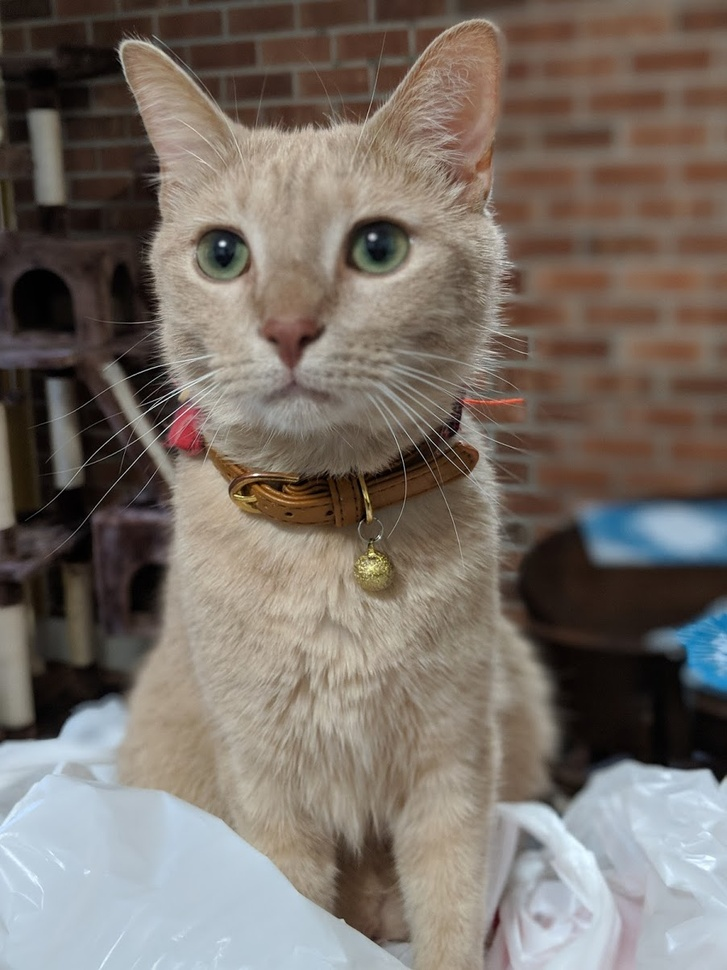
#> input picture cat.jpg, 727 x 970 px, shrunk from 902 x 1203 before the run
$ python popup.py cat.jpg out.png
#> lines starting #> are read from the running program, lines starting #| are printed output that depends on the picture; after the words box and inside, x2 and y2 are one past the last pixel; in counts of white or black regions, pixels touching at a corner belong together
import PIL
from PIL import Image
import sys
import numpy as np
from scipy.ndimage import filters
from tkinter import *
from skimage import io, color
import cv2
import random
from colormath.color_objects import LabColor
from colormath.color_diff import delta_e_cie2000

def main(filename,outputname):
    # get the name of the image and save the width and height as x and y
#> called with filename = 'cat.jpg', outputname = 'out.png'
    im = PIL.Image.open(filename).convert('RGB')
#> im is the input picture: PIL image 727x970 RGB; mean R, G, B 120.1, 111, 103.1
    (x,y) = im.size
#> x = 727; y = 970
    print("Image size:")
    print(x,y)
#| 727 970
    rgb = io.imread(filename)
    # get the lab color space for comparing similar colors later on
    lab = color.rgb2lab(rgb)
#> lab: shape (970, 727, 3) float64; mean of channels 0, 1, 2 46.5, 2.7, 6.1

    # get gradient magnitudes
    arr = np.array(im.convert('L'))
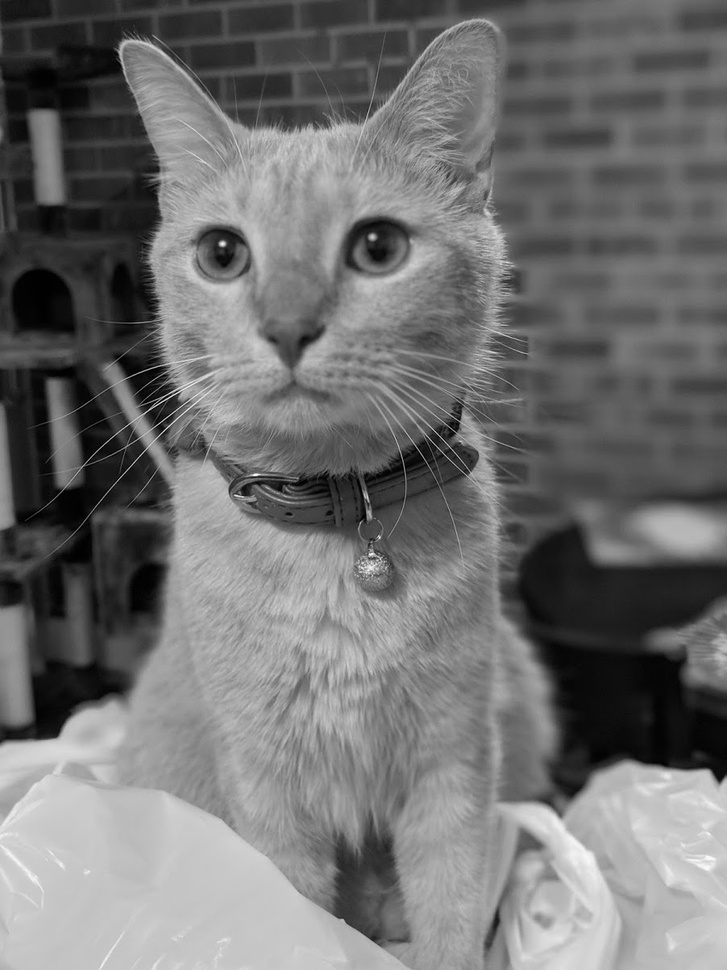
#> arr: shape (970, 727); min 0, max 251, mean 112.8

    # x gradient
    image_x = np.zeros(arr.shape)
    filters.sobel(arr,1,image_x)

    # y gradient
    image_y = np.zeros(arr.shape)
    filters.sobel(arr,0,image_y)

    # gradient magnitudes
    gradient = np.sqrt(image_x**2 + image_y**2)


    # create an array with all 0's to keep track of which pixels have changed color and which pixels have not
    checker = np.zeros((len(gradient[0]),len(gradient)))

    # add gradient lines first - these lines will not be affected by the color change
    gradient_lines(im, gradient, checker)
#> after the loop in gradient_lines, `for i in range(0, len(gradient[0])):`:
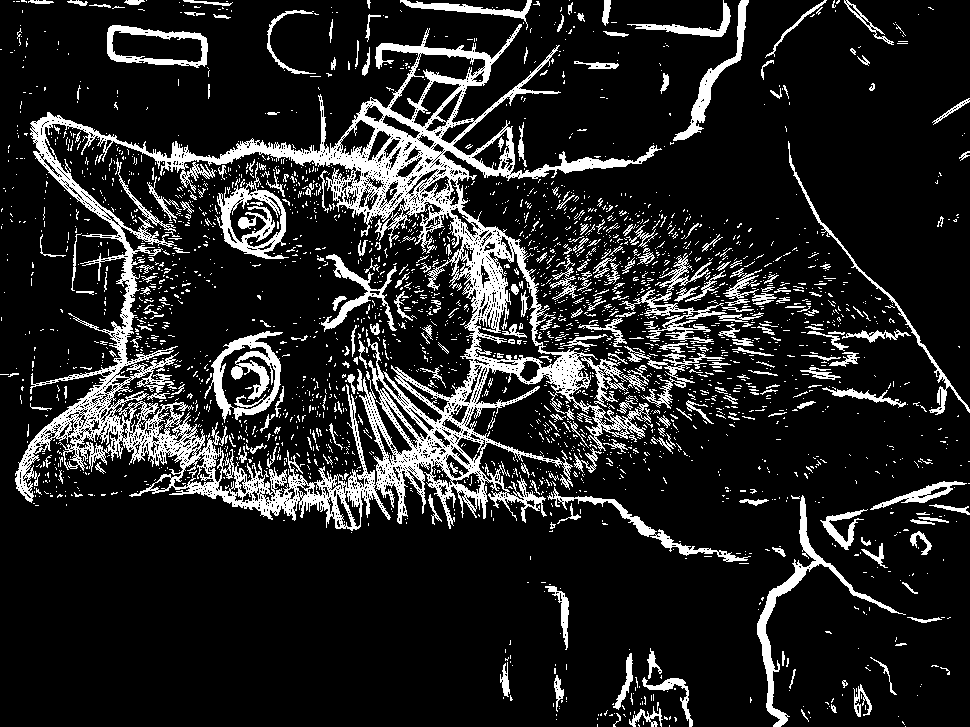
#> checker: shape (727, 970) float64; values 0 (black) and 1 (white), 14.5% white; 2687 white regions (2400 under 20 px), largest, box (x1, y1, x2, y2) and area: (15, 24, 662, 531) 53004, (204, 331, 283, 423) 2634, (757, 495, 906, 727) 2580
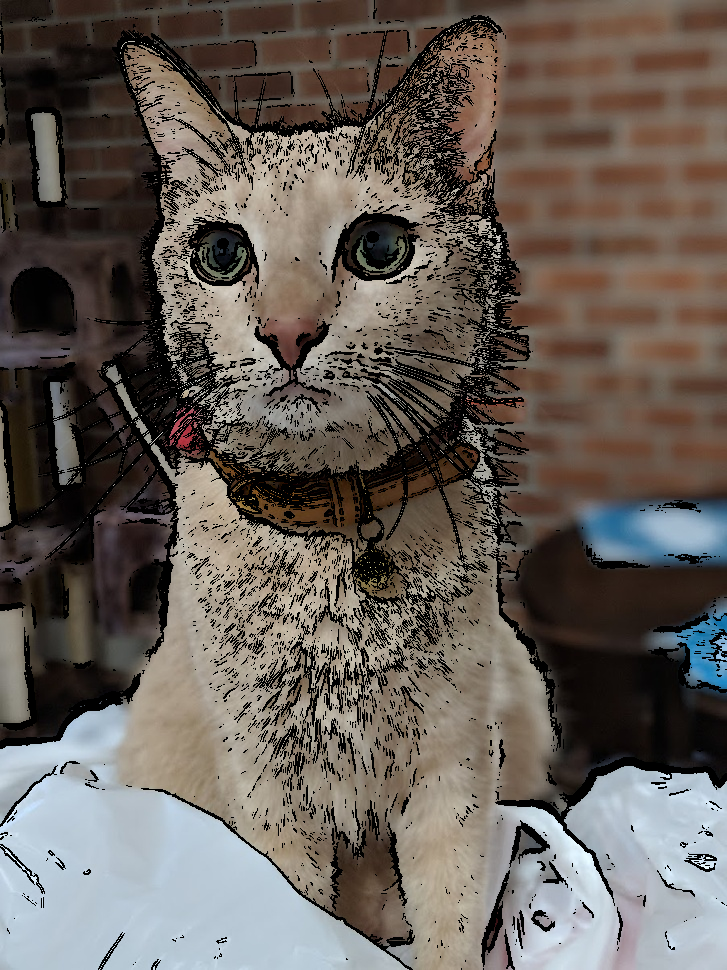
#> im: PIL image 727x970 RGB; mean R, G, B 102.2, 94.6, 88.2

    # loop through each pixel to see if the color has already been changed
    # if the color has not been changed, then call the method to change all
    # other pixels with similar colors
    for i in range(0, len(checker)): #width
        for j in range(0,len(checker[0])): #height
            if checker[i,j] == 0:
                change_color(i,j, lab, im, gradient, checker)
#> this loop made 1 pass

    im.show()
    im.save(outputname)
    print("DONE")

def change_color(x, y, lab, image, gradient, checker):
    print('dif color chosen')
    (l,a,b) = lab[y,x] #height,width
    original = LabColor(lab_l=l, lab_a = a, lab_b = b)
    pix = image.load()

    r = random.randint(0,255)
    g = random.randint(0,255)
    b = random.randint(0,255)

    for i in range(x, len(gradient[0])): #width
        for j in range(0,len(gradient)): #height
            l2,a2,b2 = lab[j,i]
            current = LabColor(lab_l=l2, lab_a = a2, lab_b = b2)

            if checker[i,j] == 0:
                # calculate the color difference
                delta_e = delta_e_cie2000(original, current,Kl=1,Kc=1,Kh=1)
                if delta_e < 20:
                    pix[i,j] = (r,g,b)
                    checker[i,j] = 1

def gradient_lines(image, gradient,checker):
    pix = image.load()
    for i in range(0, len(gradient[0])): #width
        for j in range(0,len(gradient)): #height
            if gradient[j,i] > 60:
                pix[i,j] = 0
                checker[i,j] = 1

if __name__ == "__main__":
    filename = sys.argv[1]
    outputname = sys.argv[2]
    main(filename, outputname)
#> (the call stopped at in change_color, `original = LabColor(lab_l=l, lab_a = a, lab_b = b)`: colormath is not available in this run)

$ run again, on flower.jpg
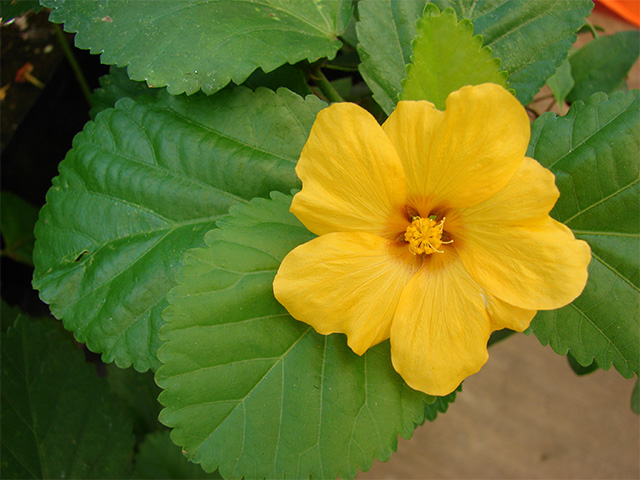
#> input picture flower.jpg, 640 x 480 px
#> in main, im is the input picture: PIL image 640x480 RGB; mean R, G, B 105.3, 116.3, 37.9
#| 640 480
#> lab: shape (480, 640, 3) float64; mean of channels 0, 1, 2 46.5, -14.5, 38.3
#> after the loop in gradient_lines, `for i in range(0, len(gradient[0])):`:
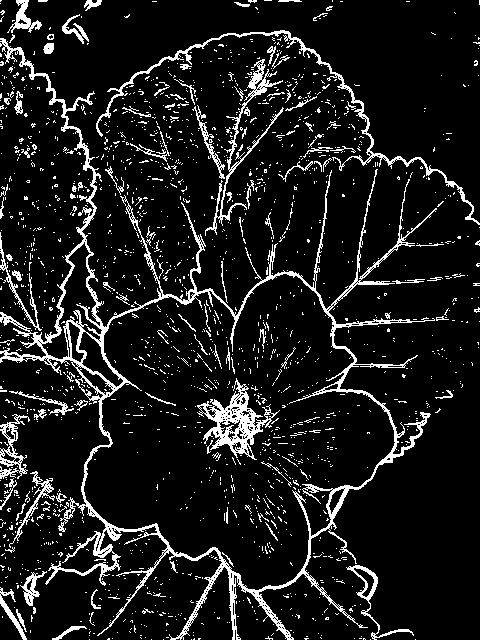
#> checker: shape (640, 480) float64; values 0 (black) and 1 (white), 10.6% white in thin lines or dots
#> in main, `gradient_lines(im, gradient, checker)`:
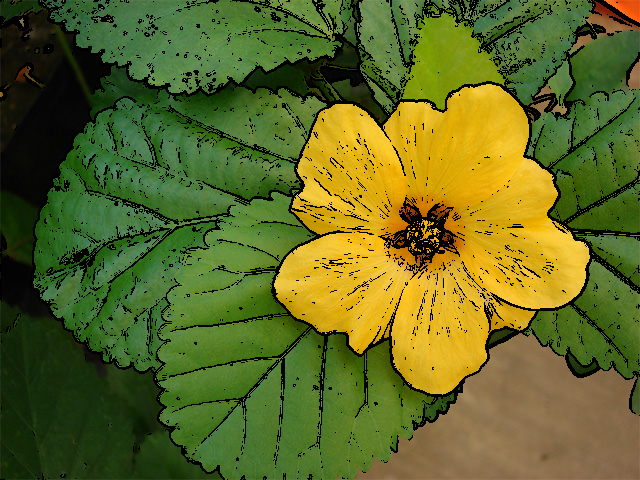
#> im: PIL image 640x480 RGB; mean R, G, B 94.4, 104.1, 34
#> the loop in main, `for i in range(0, len(checker)):` made 1 pass

$ run again, on food.jpg
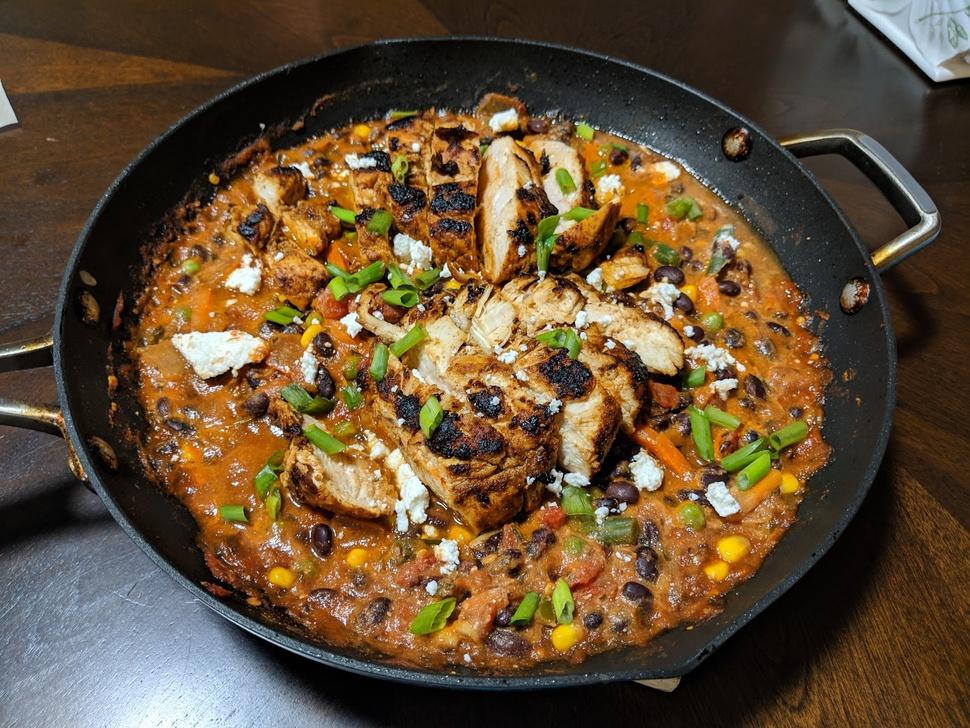
#> input picture food.jpg, 970 x 728 px, shrunk from 1685 x 1264 before the run
#> in main, im is the input picture: PIL image 970x728 RGB; mean R, G, B 100.1, 79.1, 53
#| 970 728
#> lab: shape (728, 970, 3) float64; mean of channels 0, 1, 2 34.4, 6.4, 17.6
#> after the loop in gradient_lines, `for i in range(0, len(gradient[0])):`:
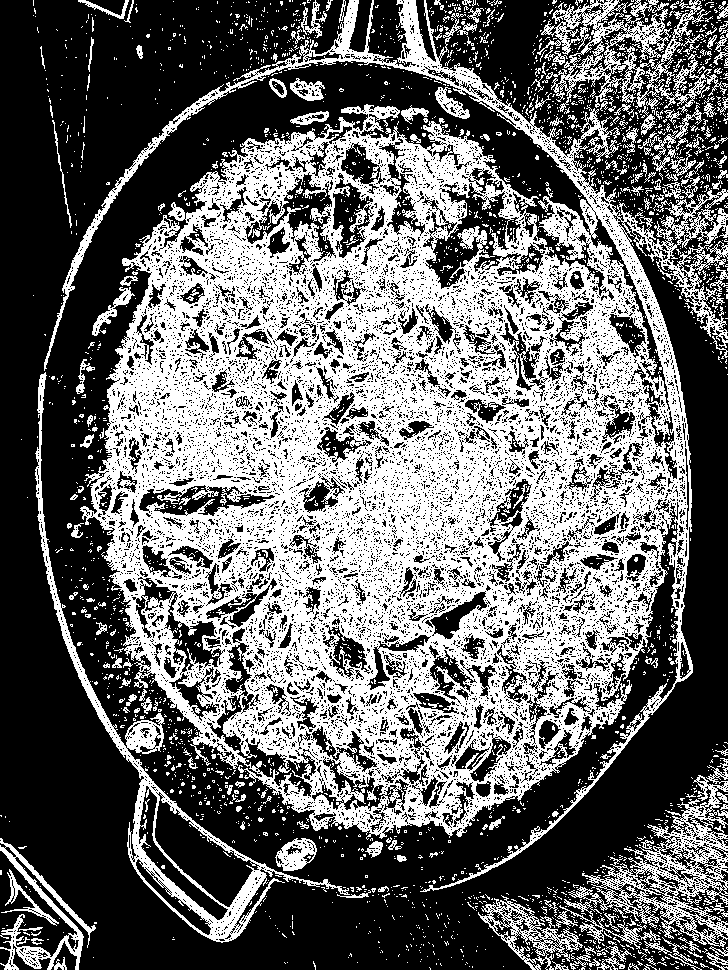
#> checker: shape (970, 728) float64; values 0 (black) and 1 (white), 41.4% white; 2729 white regions (2533 under 20 px), largest, box (x1, y1, x2, y2) and area: (44, 0, 728, 892) 242003, (35, 372, 350, 943) 8422, (555, 758, 728, 949) 8248
#> in main, `gradient_lines(im, gradient, checker)`:
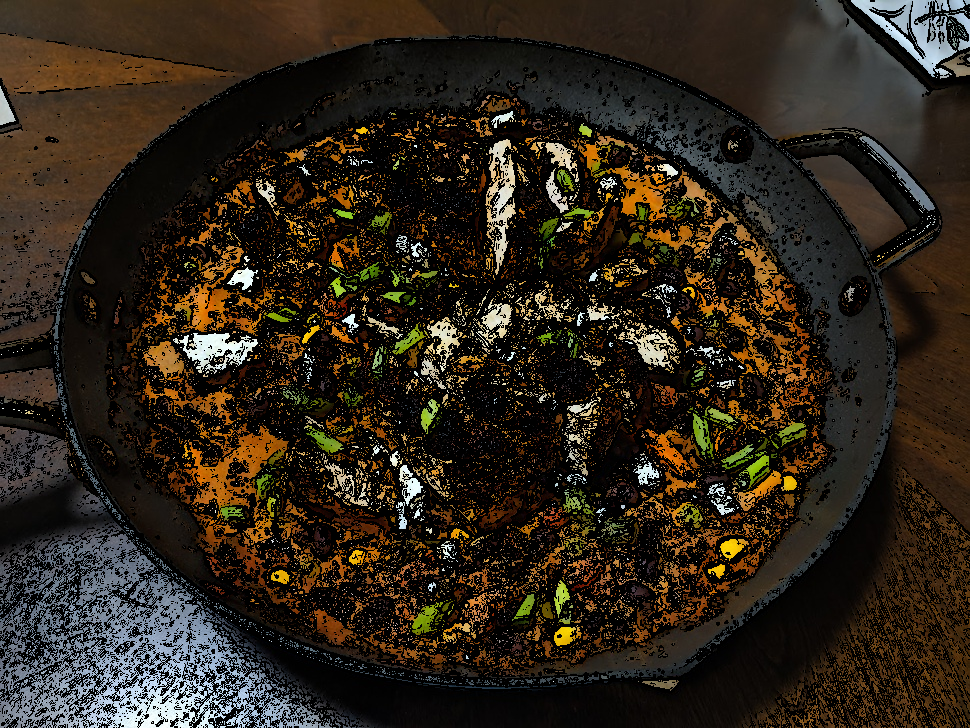
#> im: PIL image 970x728 RGB; mean R, G, B 46.1, 37.3, 26
#> the loop in main, `for i in range(0, len(checker)):` made 1 pass
